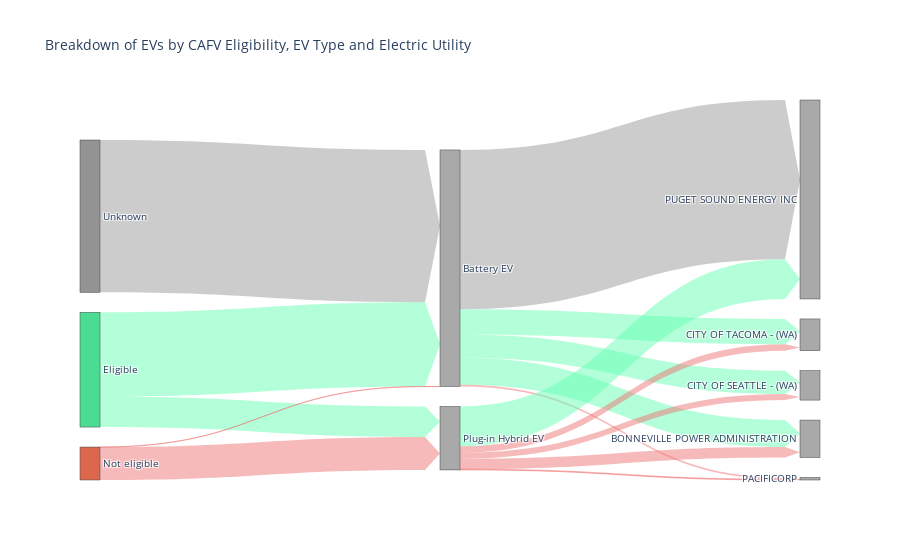

Notebook source saved alongside this figure:
### Code cell
cafv_colors = {
    'Unknown': 'rgba(102, 102, 102, 0.7)',  # grey for Unknown
    'Eligible': 'rgba(0, 204, 102, 0.7)',  # Shade of green for Eligible
    'Not eligible': 'rgba(204, 41, 0, 0.7)'  # Shade of red for Not Eligible
}
node_colors = [cafv_colors.get(eligibility, 'darkgray') for eligibility in label_list]  # Default grey for others
link_colors = ['rgba(102, 255, 179, 0.5)', 'rgba(102, 255, 179, 0.5)', 'rgba(102, 255, 179, 0.5)', 'rgba(239, 118, 118, 0.5)', 'rgba(153, 153, 153, 0.5)', 'rgba(102, 255, 179, 0.5)', 'rgba(102, 255, 179, 0.5)', 
               'rgba(239, 118, 118, 0.5)', 'rgba(239, 118, 118, 0.5)', 'rgba(239, 118, 118, 0.5)', 'rgba(239, 118, 118, 0.5)', 'rgba(239, 118, 118, 0.5)', 'rgba(239, 118, 118, 0.5)', 'rgba(102, 255, 179, 0.5)', 
               'rgba(153, 153, 153, 0.5)']
hover_colors = ['rgba(102, 255, 179, 0.8)', 'rgba(102, 255, 179, 0.8)', 'rgba(102, 255, 179, 0.8)', 'rgba(239, 118, 118, 0.8)', 'rgba(153, 153, 153, 0.8)', 'rgba(102, 255, 179, 0.8)', 'rgba(102, 255, 179, 0.8)', 
                'rgba(239, 118, 118, 0.8)', 'rgba(239, 118, 118, 0.8)', 'rgba(239, 118, 118, 0.8)', 'rgba(239, 118, 118, 0.8)', 'rgba(239, 118, 118, 0.8)', 'rgba(239, 118, 118, 0.8)', 'rgba(102, 255, 179, 0.8)', 
                'rgba(153, 153, 153, 0.8)']

fig = go.Figure(data=[go.Sankey(
    node = dict(label = label_list, color=node_colors),
    link = dict(arrowlen=15,source=source, target=target, value=count, 
                hovercolor=hover_colors, color=link_colors)
    )])

fig.update_layout(title_text="Breakdown of EVs by CAFV Eligibility, EV Type and Electric Utility", font_size=10)
fig.show()

### Figure 1 — Plotly figure (JSON) as saved in the notebook; plotly's stock layout.template omitted (floating-point values rounded to 4 significant figures)
{"data": [{"link": {"arrowlen": 15, "color": ["rgba(102, 255, 179, 0.5)", "rgba(102, 255, 179, 0.5)", "rgba(102, 255, 179, 0.5)", "rgba(239, 118, 118, 0.5)", "rgba(153, 153, 153, 0.5)", "rgba(102, 255, 179, 0.5)", "rgba(102, 255, 179, 0.5)", "rgba(239, 118, 118, 0.5)", "rgba(239, 118, 118, 0.5)", "rgba(239, 118, 118, 0.5)", "rgba(239, 118, 118, 0.5)", "rgba(239, 118, 118, 0.5)", "rgba(239, 118, 118, 0.5)", "rgba(102, 255, 179, 0.5)", "rgba(153, 153, 153, 0.5)"], "hovercolor": ["rgba(102, 255, 179, 0.8)", "rgba(102, 255, 179, 0.8)", "rgba(102, 255, 179, 0.8)", "rgba(239, 118, 118, 0.8)", "rgba(153, 153, 153, 0.8)", "rgba(102, 255, 179, 0.8)", "rgba(102, 255, 179, 0.8)", "rgba(239, 118, 118, 0.8)", "rgba(239, 118, 118, 0.8)", "rgba(239, 118, 118, 0.8)", "rgba(239, 118, 118, 0.8)", "rgba(239, 118, 118, 0.8)", "rgba(239, 118, 118, 0.8)", "rgba(102, 255, 179, 0.8)", "rgba(153, 153, 153, 0.8)"], "source": [1, 1, 1, 1, 1, 4, 4, 5, 5, 8, 8, 8, 8, 8, 9], "target": [0, 2, 3, 6, 7, 1, 8, 1, 8, 0, 2, 3, 6, 7, 1], "value": [13359, 11632, 12524, 863, 79105, 41827, 15155, 8, 16361, 5215, 2980, 3233, 382, 19706, 75648]}, "node": {"color": ["darkgray", "darkgray", "darkgray", "darkgray", "rgba(0, 204, 102, 0.7)", "rgba(204, 41, 0, 0.7)", "darkgray", "darkgray", "darkgray", "rgba(102, 102, 102, 0.7)"], "label": ["BONNEVILLE POWER ADMINISTRATION", "Battery EV", "CITY OF SEATTLE - (WA)", "CITY OF TACOMA - (WA)", "Eligible", "Not eligible", "PACIFICORP", "PUGET SOUND ENERGY INC", "Plug-in Hybrid EV", "Unknown"]}, "type": "sankey"}], "layout": {"font": {"size": 10}, "title": {"text": "Breakdown of EVs by CAFV Eligibility, EV Type and Electric Utility"}}}
